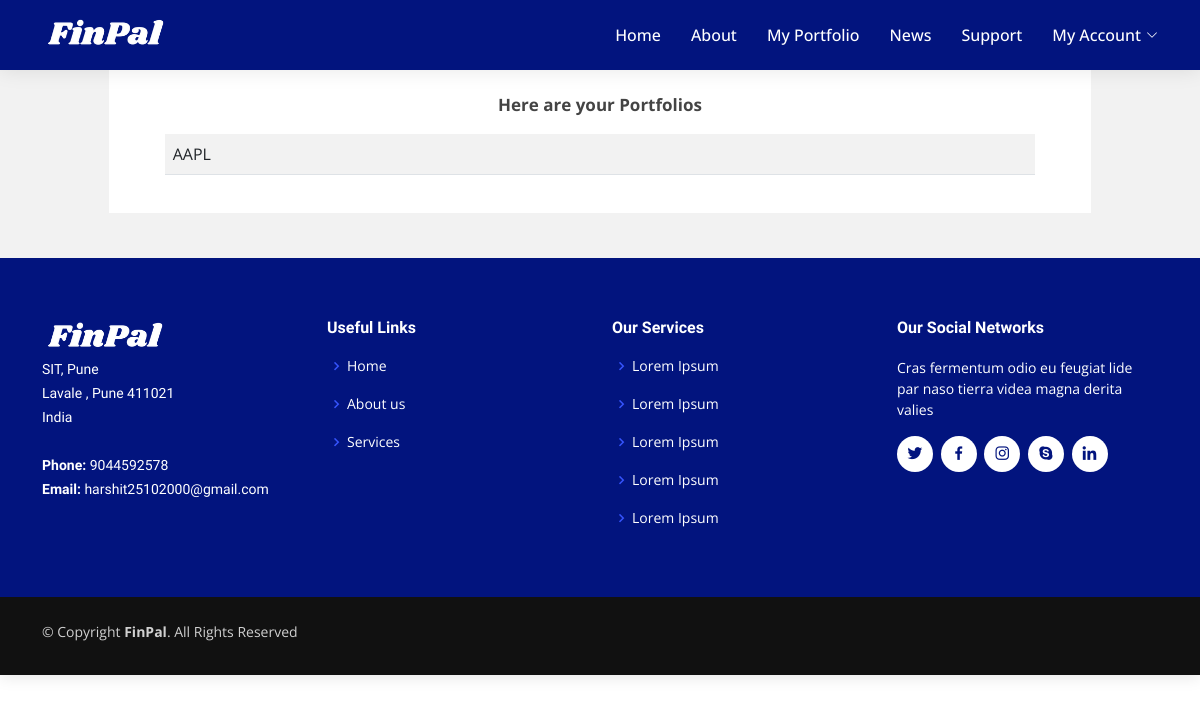
The app's page /portfolio/ (signed in), older data.
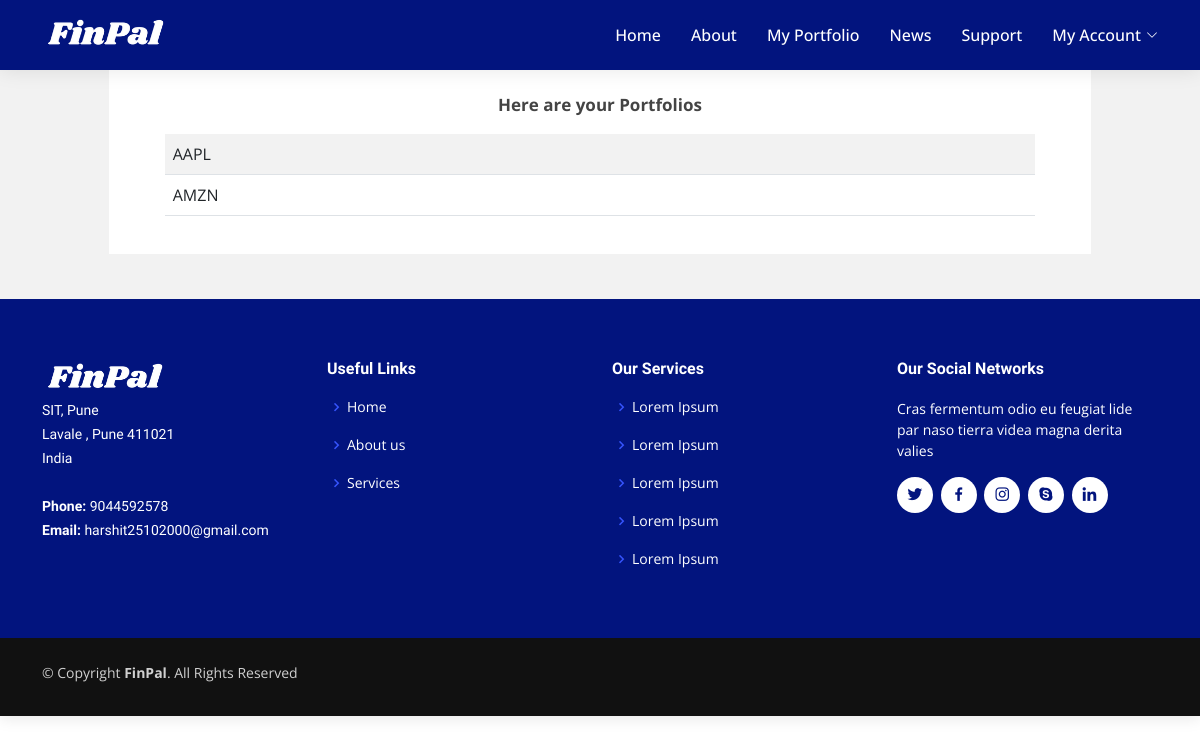
The same page, newer data.
### finpal_app/models.py (models this page shows)
class Portfolio(models.Model):
    user = models.ForeignKey(User, on_delete=models.SET_NULL, blank=True, null=True)
    symbol = models.CharField(max_length=100)
    def __str__(self):
        return self.symbol

### finpal_app/views.py (the view)
# urls.py: path('portfolio/', views.portfolio, name="portfolio"),
@login_required(login_url='/login/')
def portfolio(request):
    if request.user.is_authenticated:
        list=Portfolio.objects.filter(user=request.user)
        if len(list)==0:
            return render(request, 'empty_portfolio.html')
        else:
            context={'list':list}
            return render(request, 'portfolios.html',context)
    else:
        messages.error(request, "Please log in first")
        return redirect('login')

### finpal_app/templates/portfolios.html (shortened to what this page needs)
{% extends 'base2.html' %}
{% block body %}
{% load static %}
<div class="container">
        <div class="block" style="background-color: white;margin:4% 6%; padding:2% 5% 2%;">
          <div id="add">
            <p style="text-align-last: center;
                font-size: 17px;
                font-weight: bold;">Here are your Portfolios</p>
          </div>
          <table class="table table-striped table-hover">
            <tbody>
            {% for item in list %}
              <tr style="cursor: pointer;">
                <td>{{item}}</td>
              </tr>
            {% endfor %}
            </tbody>
          </table>
        </div>
      </div>
{% endblock %}

### finpal_app/templates/base2.html (shortened to what this page needs)
<!DOCTYPE html>
<html lang="en">
<head>
 {% load static %}
<link href="https://cdn.jsdelivr.net/npm/bootstrap@5.3.0-alpha1/dist/css/bootstrap.min.css" rel="stylesheet">
  <link href="{% static 'assets/vendor/aos/aos.css' %}" rel="stylesheet">
  <link href="{% static 'assets/vendor/bootstrap/css/bootstrap.min.css' %}" rel="stylesheet">
  <link href="{% static 'assets/vendor/bootstrap-icons/bootstrap-icons.css' %}" rel="stylesheet">
  <link href="{% static 'assets/vendor/boxicons/css/boxicons.min.css' %}" rel="stylesheet">
  <link href="{% static 'assets/vendor/glightbox/css/glightbox.min.css' %}" rel="stylesheet">
  <link href="{% static 'assets/vendor/swiper/swiper-bundle.min.css' %}" rel="stylesheet">
  <link href="{% static 'assets/css/style.css' %}" rel="stylesheet">
</head>
<body>
{% load static %}
  <div class="wrap" style="background-color:#f2f2f2">
    <header id="header" class="d-flex align-items-center">
      <div class="container d-flex align-items-center justify-content-between">
        <div class="logo">
          <h1
          class="text-light"><a
          href="{% url 'user_home' %}"><span><img src="{% static 'assets/img/logo.png' %}" ></span></a></h1>
        </div>
        <nav id="navbar" class="navbar">
          <ul>
            <li><a class="nav-link scrollto" href="{% url 'user_home' %}">Home</a></li>
            <li><a class="nav-link scrollto" href="index.html#about">About</a></li>
            <li><a class="nav-link scrollto" href="{% url 'portfolio' %}">My Portfolio</a></li>
            <li><a class="nav-link scrollto " href="{% url 'news' %}">News</a></li>
            <li><a class="nav-link scrollto" href="{% url 'support' %}">Support</a></li>
                   <li class="dropdown"><a href="#"><span>My Account</span> <i class="bi bi-chevron-down"></i></a>
            </li>
          </ul>
        </nav>
      </div>
    </header>
<main id="main">
 {% block body %}{% endblock %}
    </main>
    <footer id="footer">
      <div class="footer-top">
          <div class="container">
              <div class="row">
                  <div class="col-lg-3 col-md-6 footer-contact">
                      <img src="{% static 'assets/img/logo.png' %}"  style="width: 125px;">
                      <p>
                          SIT, Pune <br>
                          Lavale , Pune 411021<br>
                          India <br><br>
                          <strong>Phone:</strong> 9044592578<br>
                          <strong>Email:</strong> harshit25102000@gmail.com<br>
                      </p>
                  </div>
                  <div class="col-lg-3 col-md-6 footer-links">
                      <h4>Useful Links</h4>
                      <ul>
                          <li><i class="bx bx-chevron-right"></i> <a href="#">Home</a></li>
                          <li><i class="bx bx-chevron-right"></i> <a href="#">About us</a></li>
                          <li><i class="bx bx-chevron-right"></i> <a href="#">Services</a></li>
                      </ul>
                  </div>
                  <div class="col-lg-3 col-md-6 footer-links">
                      <h4>Our Services</h4>
                      <ul>
                          <li><i class="bx bx-chevron-right"></i> <a href="#">Lorem Ipsum</a></li>
                          <li><i class="bx bx-chevron-right"></i> <a href="#">Lorem Ipsum</a></li>
                          <li><i class="bx bx-chevron-right"></i> <a href="#">Lorem Ipsum</a></li>
                          <li><i class="bx bx-chevron-right"></i> <a href="#">Lorem Ipsum</a></li>
                          <li><i class="bx bx-chevron-right"></i> <a href="#">Lorem Ipsum</a></li>
                      </ul>
                  </div>
                  <div class="col-lg-3 col-md-6 footer-links">
                      <h4>Our Social Networks</h4>
                      <p>Cras fermentum odio eu feugiat lide par naso tierra videa magna derita valies</p>
                      <div class="social-links mt-3">
                          <a href="#" class="twitter" style="background-color:white;"><i class="bx bxl-twitter" style="color:#02147e;"></i></a>
                          <a href="#" class="facebook" style="background-color:white;"><i class="bx bxl-facebook" style="color:#02147e;"></i></a>
                          <a href="#" class="instagram" style="background-color:white;"><i class="bx bxl-instagram" style="color:#02147e;"></i></a>
                          <a href="#" class="google-plus" style="background-color:white;"><i class="bx bxl-skype" style="color:#02147e;"></i></a>
                          <a href="#" class="linkedin" style="background-color:white;"><i class="bx bxl-linkedin" style="color:#02147e;"></i></a>
                      </div>
                  </div>
              </div>
          </div>
      </div>
      <div class="container py-4">
          <div class="copyright">
              &copy; Copyright <strong><span>FinPal</span></strong>. All Rights Reserved
          </div>
      </div>
  </footer>
  </div>
</body>
</html>

### finpal_app/static/assets/css/style.css (style rules this page uses)
body { font-family: "Open Sans", sans-serif; color: #444444; background-color: white; }
a { color: #3654fc; text-decoration: none; }
h1, h2, h3, h4, h5, h6 { font-family: "Raleway", sans-serif; }
.wrap { max-width: 1440px; margin: auto; background: #fff; box-shadow: 0px 2px 15px rgba(0, 0, 0, 0.1); }
#header { height: 70px; z-index: 997; transition: all 0.5s; background:#02147e; box-shadow: 0px 0px 20px 0px rgba(0, 0, 0, 0.1); }
#header .logo h1 { font-size: 28px; margin: 0; line-height: 1; font-weight: 700; letter-spacing: 2px; text-transform: uppercase; }
#header .logo h1 a, #header .logo h1 a:hover { color: #fff; text-decoration: none; }
#header .logo img { padding: 0; margin: 0; max-height: 40px; }
.scrolled-offset { margin-top: 70px; }
.navbar { padding: 0; }
.navbar ul { margin: 0; padding: 0; display: flex; list-style: none; align-items: center; }
.navbar li { position: relative; }
.navbar a, .navbar a:focus { display: flex; align-items: center; justify-content: space-between; padding: 10px 0 10px 30px; font-size: 16px; font-weight: 500; color: #fff; white-space: nowrap; transition: 0.3s; }
.navbar a i, .navbar a:focus i { font-size: 12px; line-height: 0; margin-left: 5px; }
#footer { padding: 0 0 30px 0; color: #d0d0d0; font-size: 14px; background: #111111; }
#footer .footer-top { padding: 60px 0 30px 0; background: #02147e; color: #fff; }
#footer .footer-top .footer-contact { margin-bottom: 30px; }
#footer .footer-top .footer-contact p { font-size: 14px; line-height: 24px; margin-bottom: 0; font-family: "Raleway", sans-serif; color: white; }
#footer .footer-top h4 { font-size: 16px; font-weight: bold; position: relative; padding-bottom: 12px; }
#footer .footer-top .footer-links { margin-bottom: 30px; }
#footer .footer-top .footer-links ul { list-style: none; padding: 0; margin: 0; }
#footer .footer-top .footer-links ul i { padding-right: 2px; color: #3654fc; font-size: 18px; line-height: 1; }
#footer .footer-top .footer-links ul li { padding: 10px 0; display: flex; align-items: center; }
#footer .footer-top .footer-links ul li:first-child { padding-top: 0; }
#footer .footer-top .footer-links ul a { color: white; transition: 0.3s; display: inline-block; line-height: 1; }
#footer .footer-top .social-links a { font-size: 18px; display: inline-block; background: #373737; color: white; line-height: 1; padding: 8px 0; margin-right: 4px; border-radius: 50%; text-align: center; width: 36px; height: 36px; transition: 0.3s; }
#footer .copyright { text-align: center; float: left; }

Row changes from the older to the newer data that the page shows:
added Portfolio: symbol "AMZN"
